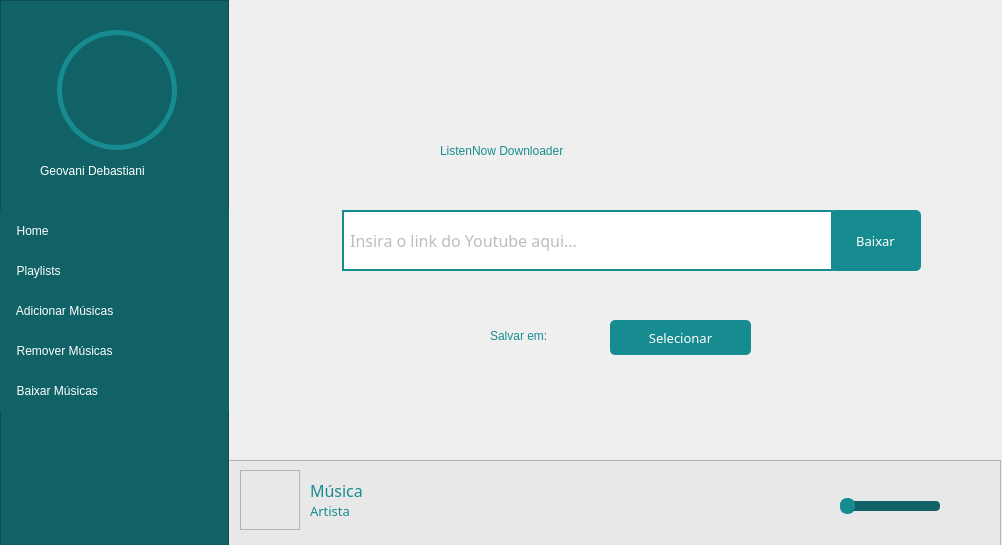
<?xml version="1.0" encoding="UTF-8"?>
<ui version="4.0">
 <class>MainWindow</class>
 <widget class="QMainWindow" name="MainWindow">
  <property name="geometry">
   <rect>
    <x>0</x>
    <y>0</y>
    <width>1002</width>
    <height>545</height>
   </rect>
  </property>
  <property name="minimumSize">
   <size>
    <width>1002</width>
    <height>545</height>
   </size>
  </property>
  <property name="maximumSize">
   <size>
    <width>1002</width>
    <height>545</height>
   </size>
  </property>
  <property name="windowTitle">
   <string>ListenNow</string>
  </property>
  <property name="styleSheet">
   <string notr="true"/>
  </property>
  <widget class="QWidget" name="centralwidget">
   <widget class="QFrame" name="aba_perfil">
    <property name="geometry">
     <rect>
      <x>0</x>
      <y>0</y>
      <width>229</width>
      <height>551</height>
     </rect>
    </property>
    <property name="styleSheet">
     <string notr="true">background-color: rgb(17, 98, 102);</string>
    </property>
    <property name="frameShape">
     <enum>QFrame::StyledPanel</enum>
    </property>
    <property name="frameShadow">
     <enum>QFrame::Raised</enum>
    </property>
    <widget class="QFrame" name="foto_perfil">
     <property name="geometry">
      <rect>
       <x>57</x>
       <y>30</y>
       <width>120</width>
       <height>120</height>
      </rect>
     </property>
     <property name="styleSheet">
      <string notr="true">background-image: url(:/foto_perfil/foto_perfil.png);
color: rgb(23, 140, 144);
border-radius: 60px;
border: 5px solid #178c90;</string>
     </property>
     <property name="frameShape">
      <enum>QFrame::StyledPanel</enum>
     </property>
     <property name="frameShadow">
      <enum>QFrame::Raised</enum>
     </property>
    </widget>
    <widget class="QPushButton" name="btn_playlist">
     <property name="geometry">
      <rect>
       <x>0</x>
       <y>250</y>
       <width>231</width>
       <height>41</height>
      </rect>
     </property>
     <property name="styleSheet">
      <string notr="true">QPushButton {
	border: 0px solid rgb(17, 98, 102);
	color: white;
	font: 10pt &quot;Montserrat&quot;;
	text-align: left
}

QPushButton:hover {
	background-color: #178c90;
}

QPushButton_6 {
	
	background-color: rgb(0, 85, 255);
}</string>
     </property>
     <property name="text">
      <string>     Playlists</string>
     </property>
    </widget>
    <widget class="QPushButton" name="btn_remover">
     <property name="geometry">
      <rect>
       <x>0</x>
       <y>330</y>
       <width>231</width>
       <height>41</height>
      </rect>
     </property>
     <property name="styleSheet">
      <string notr="true">QPushButton {
	border: 0px solid rgb(17, 98, 102);
	color: white;
	font: 10pt &quot;Montserrat&quot;;
	text-align: left
}

QPushButton:hover {
	background-color: #178c90;
}</string>
     </property>
     <property name="text">
      <string>     Remover Músicas</string>
     </property>
    </widget>
    <widget class="QPushButton" name="btn_adicionar">
     <property name="geometry">
      <rect>
       <x>0</x>
       <y>290</y>
       <width>231</width>
       <height>41</height>
      </rect>
     </property>
     <property name="styleSheet">
      <string notr="true">QPushButton {
	border: 0px solid rgb(17, 98, 102);
	color: white;
	font: 10pt &quot;Montserrat&quot;;
	text-align: left
}

QPushButton:hover {
	background-color: #178c90;
}</string>
     </property>
     <property name="text">
      <string>     Adicionar Músicas</string>
     </property>
    </widget>
    <widget class="QLabel" name="lbl_nome">
     <property name="geometry">
      <rect>
       <x>40</x>
       <y>155</y>
       <width>161</width>
       <height>31</height>
      </rect>
     </property>
     <property name="styleSheet">
      <string notr="true">font: 12pt &quot;Montserrat&quot;;
color: white;</string>
     </property>
     <property name="text">
      <string>Geovani Debastiani</string>
     </property>
    </widget>
    <widget class="QPushButton" name="btn_playlist_icon">
     <property name="geometry">
      <rect>
       <x>189</x>
       <y>260</y>
       <width>21</width>
       <height>21</height>
      </rect>
     </property>
     <property name="styleSheet">
      <string notr="true">QPushButton {
	border: 0px solid rgb(17, 98, 102);
	
	background-image: url(:/aaa/playlist.png);
}

QPushButton:hover {
	background-color: #178c90;
}</string>
     </property>
     <property name="text">
      <string/>
     </property>
     <property name="icon">
      <iconset>
       <normaloff>Imagens e Icones/playlist.png</normaloff>Imagens e Icones/playlist.png</iconset>
     </property>
     <property name="iconSize">
      <size>
       <width>21</width>
       <height>21</height>
      </size>
     </property>
    </widget>
    <widget class="QPushButton" name="btn_adicionar_icon">
     <property name="geometry">
      <rect>
       <x>190</x>
       <y>300</y>
       <width>21</width>
       <height>21</height>
      </rect>
     </property>
     <property name="styleSheet">
      <string notr="true">QPushButton {
	border: 0px solid rgb(17, 98, 102);
	background-image: url(:/aaa/adicionar.png);
}

QPushButton:hover {
	background-color: #178c90;
}</string>
     </property>
     <property name="text">
      <string/>
     </property>
     <property name="icon">
      <iconset>
       <normaloff>Imagens e Icones/adicionar.png</normaloff>Imagens e Icones/adicionar.png</iconset>
     </property>
     <property name="iconSize">
      <size>
       <width>21</width>
       <height>21</height>
      </size>
     </property>
    </widget>
    <widget class="QPushButton" name="btn_remover_icon">
     <property name="geometry">
      <rect>
       <x>190</x>
       <y>340</y>
       <width>21</width>
       <height>21</height>
      </rect>
     </property>
     <property name="styleSheet">
      <string notr="true">QPushButton {
	border: 0px solid rgb(17, 98, 102);
	background-image: url(:/aaa/remover.png);
}

QPushButton:hover {
	background-color: #178c90;
}</string>
     </property>
     <property name="text">
      <string/>
     </property>
     <property name="icon">
      <iconset>
       <normaloff>Imagens e Icones/remover.png</normaloff>Imagens e Icones/remover.png</iconset>
     </property>
     <property name="iconSize">
      <size>
       <width>21</width>
       <height>21</height>
      </size>
     </property>
    </widget>
    <widget class="QPushButton" name="btn_download">
     <property name="geometry">
      <rect>
       <x>0</x>
       <y>370</y>
       <width>231</width>
       <height>41</height>
      </rect>
     </property>
     <property name="styleSheet">
      <string notr="true">QPushButton {
	border: 0px solid rgb(17, 98, 102);
	color: white;
	font: 10pt &quot;Montserrat&quot;;
	text-align: left
}

QPushButton:hover {
	background-color: #178c90;
}</string>
     </property>
     <property name="text">
      <string>     Baixar Músicas</string>
     </property>
    </widget>
    <widget class="QPushButton" name="btn_download_icon">
     <property name="geometry">
      <rect>
       <x>190</x>
       <y>380</y>
       <width>21</width>
       <height>21</height>
      </rect>
     </property>
     <property name="styleSheet">
      <string notr="true">QPushButton {
	border: 0px solid rgb(17, 98, 102);
	
	background-image: url(:/aaa/cloud-download-2.png);
}

QPushButton:hover {
	background-color: #178c90;
}</string>
     </property>
     <property name="text">
      <string/>
     </property>
     <property name="icon">
      <iconset>
       <normaloff>Imagens e Icones/remover.png</normaloff>Imagens e Icones/remover.png</iconset>
     </property>
     <property name="iconSize">
      <size>
       <width>21</width>
       <height>21</height>
      </size>
     </property>
    </widget>
    <widget class="QPushButton" name="btn_home">
     <property name="geometry">
      <rect>
       <x>0</x>
       <y>210</y>
       <width>231</width>
       <height>41</height>
      </rect>
     </property>
     <property name="styleSheet">
      <string notr="true">QPushButton {
	border: 0px solid rgb(17, 98, 102);
	color: white;
	font: 10pt &quot;Montserrat&quot;;
	text-align: left
}

QPushButton:hover {
	background-color: #178c90;
}

QPushButton_6 {
	
	background-color: rgb(0, 85, 255);
}</string>
     </property>
     <property name="text">
      <string>     Home</string>
     </property>
    </widget>
    <widget class="QPushButton" name="btn_home_icon">
     <property name="geometry">
      <rect>
       <x>190</x>
       <y>220</y>
       <width>21</width>
       <height>21</height>
      </rect>
     </property>
     <property name="styleSheet">
      <string notr="true">QPushButton {
	border: 0px solid rgb(17, 98, 102);
	
	
	background-image: url(:/aaa/home.png);
}

QPushButton:hover {
	background-color: #178c90;
}</string>
     </property>
     <property name="text">
      <string/>
     </property>
     <property name="icon">
      <iconset>
       <normaloff>Imagens e Icones/playlist.png</normaloff>Imagens e Icones/playlist.png</iconset>
     </property>
     <property name="iconSize">
      <size>
       <width>21</width>
       <height>21</height>
      </size>
     </property>
    </widget>
   </widget>
   <widget class="QFrame" name="frame_2">
    <property name="geometry">
     <rect>
      <x>220</x>
      <y>460</y>
      <width>781</width>
      <height>91</height>
     </rect>
    </property>
    <property name="styleSheet">
     <string notr="true">background-color: rgb(232, 232, 232);</string>
    </property>
    <property name="frameShape">
     <enum>QFrame::StyledPanel</enum>
    </property>
    <property name="frameShadow">
     <enum>QFrame::Raised</enum>
    </property>
    <widget class="QLabel" name="lbl_nome_musica">
     <property name="geometry">
      <rect>
       <x>90</x>
       <y>20</y>
       <width>201</width>
       <height>21</height>
      </rect>
     </property>
     <property name="font">
      <font>
       <family>Montserrat</family>
       <pointsize>12</pointsize>
       <weight>50</weight>
       <italic>false</italic>
       <bold>false</bold>
      </font>
     </property>
     <property name="styleSheet">
      <string notr="true">font: 12pt &quot;Montserrat&quot;;
color: #178c90;</string>
     </property>
     <property name="text">
      <string>Música</string>
     </property>
    </widget>
    <widget class="QPushButton" name="btn_volume">
     <property name="geometry">
      <rect>
       <x>590</x>
       <y>35</y>
       <width>21</width>
       <height>21</height>
      </rect>
     </property>
     <property name="styleSheet">
      <string notr="true">QPushButton {
border: 0px solid;
background-image: url(:/aaa/auto-falante.png);
}

QPushButton:hover {
background-image: url(:/aaa/auto-falante_hover.png);
}</string>
     </property>
     <property name="text">
      <string/>
     </property>
     <property name="iconSize">
      <size>
       <width>30</width>
       <height>30</height>
      </size>
     </property>
    </widget>
    <widget class="QFrame" name="frame_musica">
     <property name="geometry">
      <rect>
       <x>20</x>
       <y>10</y>
       <width>60</width>
       <height>60</height>
      </rect>
     </property>
     <property name="styleSheet">
      <string notr="true">background-image: url(:/aaa/musica.png);</string>
     </property>
     <property name="frameShape">
      <enum>QFrame::StyledPanel</enum>
     </property>
     <property name="frameShadow">
      <enum>QFrame::Raised</enum>
     </property>
    </widget>
    <widget class="QPushButton" name="btn_voltar">
     <property name="geometry">
      <rect>
       <x>324</x>
       <y>28</y>
       <width>30</width>
       <height>30</height>
      </rect>
     </property>
     <property name="styleSheet">
      <string notr="true">QPushButton {
border: 0px solid;
background-image: url(:/aaa/passar para tras.png);
}

QPushButton:hover {
background-image: url(:/aaa/passar para tras_hover.png);
}</string>
     </property>
     <property name="text">
      <string/>
     </property>
     <property name="iconSize">
      <size>
       <width>30</width>
       <height>30</height>
      </size>
     </property>
    </widget>
    <widget class="QLabel" name="lbl_nome_artista">
     <property name="geometry">
      <rect>
       <x>90</x>
       <y>40</y>
       <width>201</width>
       <height>21</height>
      </rect>
     </property>
     <property name="font">
      <font>
       <family>Montserrat</family>
       <pointsize>10</pointsize>
       <weight>50</weight>
       <italic>false</italic>
       <bold>false</bold>
      </font>
     </property>
     <property name="styleSheet">
      <string notr="true">font: 10pt &quot;Montserrat&quot;;
color: #178c90;</string>
     </property>
     <property name="text">
      <string>Artista</string>
     </property>
    </widget>
    <widget class="QSlider" name="volume_slider">
     <property name="geometry">
      <rect>
       <x>620</x>
       <y>35</y>
       <width>100</width>
       <height>22</height>
      </rect>
     </property>
     <property name="styleSheet">
      <string notr="true">QSlider::groove:horizontal { 
	background-color: rgb(17, 98, 102);
	height: 10px;
	border-radius: 4px;
	border: 0px solid rgb(17, 98, 102);
}

QSlider::handle:horizontal { 
	background-color: #178c90; 
	border: 2px solid #178c90; 
	width: 11px; 
	height: 16px;
	margin-top: -3px; 
	margin-bottom: -3px;  
	line-height: 20px; 
	border-radius: 7px; 
}

QSlider::handle:horizontal:hover { 
	border-radius: 7px; 
}
</string>
     </property>
     <property name="orientation">
      <enum>Qt::Horizontal</enum>
     </property>
    </widget>
    <widget class="QPushButton" name="btn_avancar">
     <property name="geometry">
      <rect>
       <x>450</x>
       <y>28</y>
       <width>30</width>
       <height>30</height>
      </rect>
     </property>
     <property name="styleSheet">
      <string notr="true">QPushButton {
border: 0px solid;
background-image: url(:/aaa/passar para frentre.png);
}

QPushButton:hover {
background-image: url(:/aaa/passar para frentre_hover.png);
}</string>
     </property>
     <property name="text">
      <string/>
     </property>
     <property name="iconSize">
      <size>
       <width>30</width>
       <height>30</height>
      </size>
     </property>
    </widget>
    <widget class="QPushButton" name="btn_pausar_paly">
     <property name="geometry">
      <rect>
       <x>372</x>
       <y>13</y>
       <width>60</width>
       <height>60</height>
      </rect>
     </property>
     <property name="styleSheet">
      <string notr="true">QPushButton {
border: 0px solid;
background-image: url(:/aaa/pause.png);
}

QPushButton:hover {
background-image: url(:/aaa/pause_hover.png);
}

</string>
     </property>
     <property name="text">
      <string/>
     </property>
     <property name="iconSize">
      <size>
       <width>30</width>
       <height>30</height>
      </size>
     </property>
    </widget>
   </widget>
   <widget class="QStackedWidget" name="stackedWidget">
    <property name="geometry">
     <rect>
      <x>230</x>
      <y>0</y>
      <width>771</width>
      <height>461</height>
     </rect>
    </property>
    <property name="styleSheet">
     <string notr="true"/>
    </property>
    <property name="frameShape">
     <enum>QFrame::NoFrame</enum>
    </property>
    <property name="currentIndex">
     <number>2</number>
    </property>
    <widget class="QWidget" name="home">
     <widget class="QFrame" name="frame">
      <property name="geometry">
       <rect>
        <x>120</x>
        <y>80</y>
        <width>471</width>
        <height>291</height>
       </rect>
      </property>
      <property name="styleSheet">
       <string notr="true">background-image: url(:/aaa/wumps.PNG);</string>
      </property>
      <property name="frameShape">
       <enum>QFrame::StyledPanel</enum>
      </property>
      <property name="frameShadow">
       <enum>QFrame::Raised</enum>
      </property>
     </widget>
     <widget class="QLabel" name="lbl_bem_vindo">
      <property name="geometry">
       <rect>
        <x>130</x>
        <y>20</y>
        <width>501</width>
        <height>51</height>
       </rect>
      </property>
      <property name="styleSheet">
       <string notr="true">font: 24pt &quot;Montserrat&quot;;
color: #178c90;</string>
      </property>
      <property name="text">
       <string>Seja Bem-Vindo ao ListenNow</string>
      </property>
     </widget>
     <widget class="QLabel" name="label">
      <property name="geometry">
       <rect>
        <x>250</x>
        <y>390</y>
        <width>301</width>
        <height>16</height>
       </rect>
      </property>
      <property name="font">
       <font>
        <family>Montserrat</family>
        <pointsize>14</pointsize>
       </font>
      </property>
      <property name="styleSheet">
       <string notr="true">color: rgb(212, 212, 213);</string>
      </property>
      <property name="text">
       <string>Nenhuma música adicionada</string>
      </property>
     </widget>
    </widget>
    <widget class="QWidget" name="musicas">
     <widget class="QTableWidget" name="tableWidget">
      <property name="geometry">
       <rect>
        <x>60</x>
        <y>80</y>
        <width>651</width>
        <height>361</height>
       </rect>
      </property>
     </widget>
     <widget class="QLabel" name="musicas_adicionadas">
      <property name="geometry">
       <rect>
        <x>220</x>
        <y>10</y>
        <width>341</width>
        <height>41</height>
       </rect>
      </property>
      <property name="styleSheet">
       <string notr="true">font: 24pt &quot;Montserrat&quot;;
color: #178c90;</string>
      </property>
      <property name="text">
       <string>Músicas Adicionadas</string>
      </property>
     </widget>
    </widget>
    <widget class="QWidget" name="downloader">
     <widget class="QLabel" name="listennow_downloader">
      <property name="geometry">
       <rect>
        <x>210</x>
        <y>130</y>
        <width>391</width>
        <height>41</height>
       </rect>
      </property>
      <property name="styleSheet">
       <string notr="true">font: 24pt &quot;Montserrat&quot;;
color: #178c90;</string>
      </property>
      <property name="text">
       <string>ListenNow Downloader</string>
      </property>
     </widget>
     <widget class="QPushButton" name="btn_baixar">
      <property name="geometry">
       <rect>
        <x>600</x>
        <y>210</y>
        <width>91</width>
        <height>61</height>
       </rect>
      </property>
      <property name="font">
       <font>
        <family>Montserrat</family>
        <pointsize>10</pointsize>
       </font>
      </property>
      <property name="styleSheet">
       <string notr="true">QPushButton {
	border: 0px solid #178c90;
	color: white;
	background-color: #178c90;
	border-radius: 5px;
}

QPushButton:hover {
	
	background-color: rgb(22, 168, 158);
}</string>
      </property>
      <property name="text">
       <string>Baixar</string>
      </property>
     </widget>
     <widget class="QLineEdit" name="line_link">
      <property name="geometry">
       <rect>
        <x>112</x>
        <y>210</y>
        <width>491</width>
        <height>61</height>
       </rect>
      </property>
      <property name="font">
       <font>
        <family>Montserrat</family>
        <pointsize>12</pointsize>
       </font>
      </property>
      <property name="styleSheet">
       <string notr="true">border: 2px solid #178c90;
color: rgb(124, 124, 124);</string>
      </property>
      <property name="inputMask">
       <string/>
      </property>
      <property name="text">
       <string/>
      </property>
      <property name="frame">
       <bool>true</bool>
      </property>
      <property name="cursorPosition">
       <number>0</number>
      </property>
      <property name="placeholderText">
       <string> Insira o link do Youtube aqui...</string>
      </property>
      <property name="cursorMoveStyle">
       <enum>Qt::LogicalMoveStyle</enum>
      </property>
      <property name="clearButtonEnabled">
       <bool>true</bool>
      </property>
     </widget>
     <widget class="QLabel" name="listennow_downloader_2">
      <property name="geometry">
       <rect>
        <x>260</x>
        <y>320</y>
        <width>111</width>
        <height>31</height>
       </rect>
      </property>
      <property name="styleSheet">
       <string notr="true">font: 16pt &quot;Montserrat&quot;;
color: #178c90;</string>
      </property>
      <property name="text">
       <string>Salvar em:</string>
      </property>
     </widget>
     <widget class="QPushButton" name="btn_baixar_2">
      <property name="geometry">
       <rect>
        <x>380</x>
        <y>320</y>
        <width>141</width>
        <height>35</height>
       </rect>
      </property>
      <property name="font">
       <font>
        <family>Montserrat</family>
        <pointsize>10</pointsize>
       </font>
      </property>
      <property name="styleSheet">
       <string notr="true">QPushButton {
	border: 0px solid #178c90;
	color: white;
	background-color: #178c90;
	border-radius: 5px;
}

QPushButton:hover {
	
	background-color: rgb(22, 168, 158);
}</string>
      </property>
      <property name="text">
       <string>Selecionar</string>
      </property>
     </widget>
    </widget>
    <widget class="QWidget" name="remover_musicas">
     <widget class="QLabel" name="lbl_selecionar_musica">
      <property name="geometry">
       <rect>
        <x>200</x>
        <y>150</y>
        <width>371</width>
        <height>41</height>
       </rect>
      </property>
      <property name="styleSheet">
       <string notr="true">font: 24pt &quot;Montserrat&quot;;
color: #178c90;</string>
      </property>
      <property name="text">
       <string>Selecione uma música</string>
      </property>
     </widget>
     <widget class="QPushButton" name="btn_deletar">
      <property name="geometry">
       <rect>
        <x>230</x>
        <y>280</y>
        <width>311</width>
        <height>51</height>
       </rect>
      </property>
      <property name="font">
       <font>
        <family>Montserrat</family>
        <pointsize>10</pointsize>
       </font>
      </property>
      <property name="styleSheet">
       <string notr="true">QPushButton {
	border: 0px solid #178c90;
	color: white;
	background-color: #178c90;
	border-radius: 5px;
}

QPushButton:hover {
	
	background-color: rgb(22, 168, 158);
}</string>
      </property>
      <property name="text">
       <string>Deletar</string>
      </property>
     </widget>
     <widget class="QComboBox" name="comboBox">
      <property name="geometry">
       <rect>
        <x>170</x>
        <y>220</y>
        <width>431</width>
        <height>22</height>
       </rect>
      </property>
     </widget>
    </widget>
   </widget>
   <zorder>frame_2</zorder>
   <zorder>aba_perfil</zorder>
   <zorder>stackedWidget</zorder>
  </widget>
 </widget>
 <resources>
  <include location="../FileQRC/arquivo.qrc"/>
 </resources>
 <connections/>
</ui>
